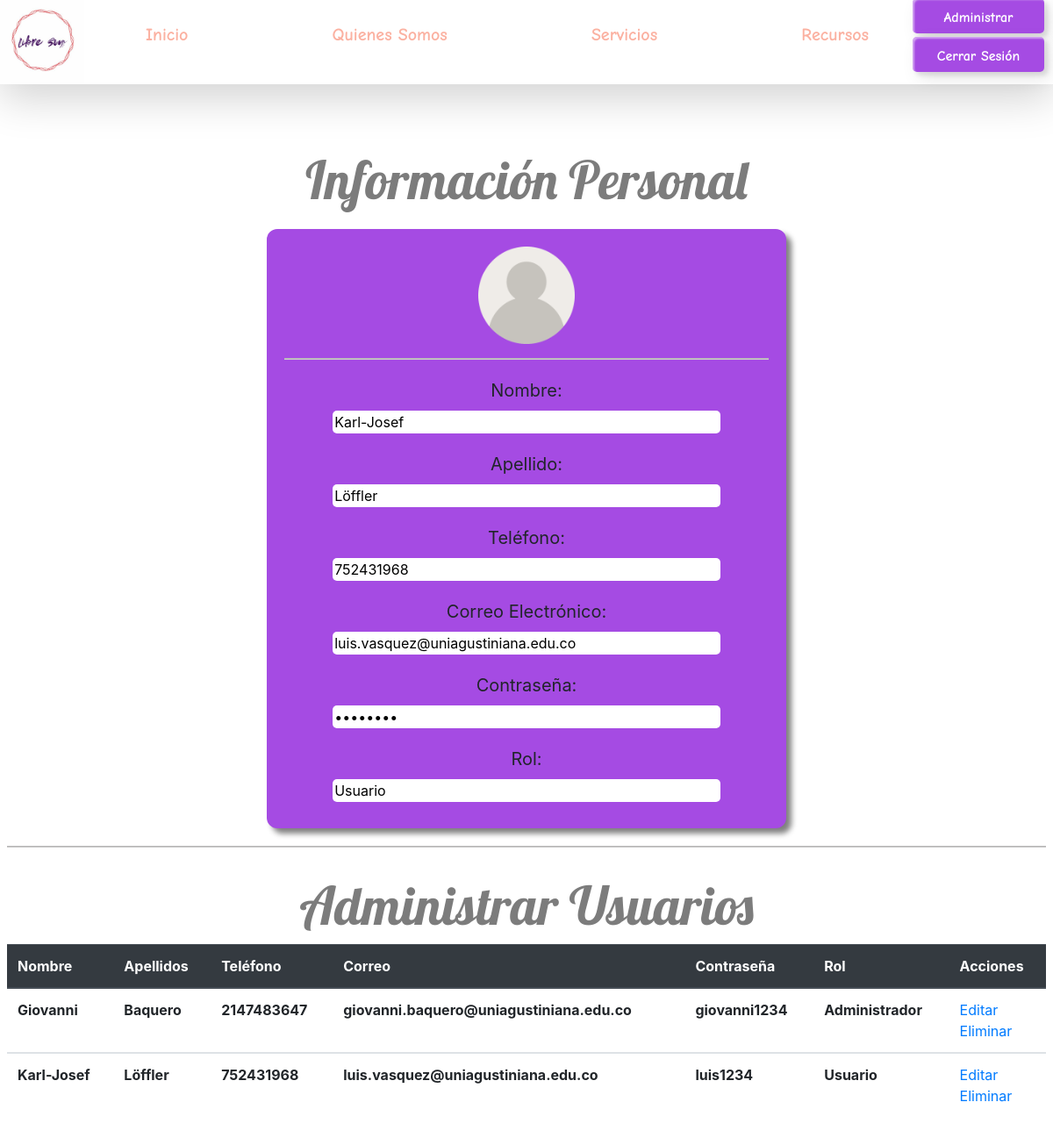
Page /Administrador/registro.php (signed in) on the committed database.
### tables this page shows
CREATE TABLE `infusuarios` (
  `id` int(2) NOT NULL,
  `Nombres` varchar(20) NOT NULL,
  `Apellidos` varchar(20) NOT NULL,
  `Telefono` int(10) DEFAULT NULL,
  `Correo` varchar(50) NOT NULL,
  `Contraseña` varchar(50) NOT NULL,
  `Rol` varchar(20) NOT NULL
);

### Administrador/registro.php (the view, shortened to what this page needs)
<!DOCTYPE html>
<html lang="en">
<head>
    <link rel="stylesheet" href="../css/stilos.css">
    <link rel="stylesheet" href="https://cdn.jsdelivr.net/npm/bootstrap@4.5.3/dist/css/bootstrap.min.css">
</head>
<header>
    <div class="contenedor-header d-flex justify-content-between shadow-lg">
        <div class="icono">
            <img src="../img/icono.jpg" alt="">
        </div>
        <div class="menu ">
            <ul class="d-flex justify-content-between">
                <li id="item"><a href="index.php" >Inicio</a></li>
                <li id="item"><a href="quienessomos.php" >Quienes Somos</a></li>
                <li id="item"><a href="" >Servicios</a>
                </li>
                <li id="item"><a href="recursos.php" >Recursos</a></li>
            </ul>
        </div>
        <div class="btn-registro">
            <button class="custom-btn btn-2 mb-1"><a href="registro.php">Administrar</a></button>
            <button class="custom-btn btn-2"><a href="../Desconectar.php">Cerrar Sesión</a></button>
        </div>
    </div>
</header>
<body>
   <div class="contenedor-principal-inicio">
        <div class="tituloinicio">
            <h1>Información Personal</h1>
        </div>
       <?php
        include("../conexion.php");
        $id = $_SESSION['id'];
        $query = "SELECT * FROM infusuarios WHERE id = $id";
        $result = mysqli_query($conexiondb, $query);
        while($row = mysqli_fetch_array($result)){
       ?>
        <div class="datosadministrador ">
            <img src="../img/usuario.png" alt="">
            <hr>
            <div class="datos">
                <label for="">Nombre:</label> <br>
                <input type="text" value="<?php echo $row['Nombres'] ?>" readonly>
            </div>
            <div class="datos">
                <label for="">Apellido:</label> <br>
                <input type="text" value="<?php echo $row['Apellidos'] ?>" readonly>
            </div>
            <div class="datos">
                <label for="">Teléfono:</label> <br>
                <input type="number" value="<?php echo $row['Telefono'] ?>" readonly>
            </div>
            <div class="datos">
                <label for="">Correo Electrónico:</label> <br>
                <input type="email" value="<?php echo $row['Correo'] ?>" readonly>
            </div>
            <div class="datos">
                <label for="">Contraseña:</label> <br>
                <input type="password" value="<?php echo $row['Contraseña'] ?>" readonly>
            </div>
            <div class="datos">
                <label for="">Rol:</label> <br>
                <input type="text" value="<?php echo $row['Rol'] ?>" readonly>
            </div>
        </div>
        <?php } ?>
        <hr>
        <div class="tituloinicio">
            <h1>Administrar Usuarios </h1>
        </div>
        <div class="divtable ">
            <table class="table">
                <thead class="thead-dark">
                    <tr>
                        <th scope="col">Nombre</th>
                        <th scope="col">Apellidos</th>
                        <th scope="col">Teléfono</th>
                        <th scope="col">Correo</th>
                        <th scope="col">Contraseña</th>
                        <th scope="col">Rol</th>
                        <th scope="col">Acciones</th>
                    </tr>
                </thead>
                <?php
                    include("../conexion.php");
                    $query = "SELECT * FROM infusuarios";
                    $result = mysqli_query($conexiondb, $query);
                    while($row = mysqli_fetch_array($result)){
                ?>
                <tbody>
                    <tr>
                        <th scope="row"> <?php echo $row['Nombres'] ?> </th>
                        <th scope="row"> <?php echo $row['Apellidos'] ?></th>
                        <th scope="row"> <?php echo $row['Telefono'] ?></th>
                        <th scope="row"><?php echo $row['Correo'] ?> </th>
                        <th scope="row"><?php echo $row['Contraseña'] ?> </th>
                        <th scope="row"><?php echo $row['Rol'] ?> </th>
                        <td>
                            <a href="editar.php?id=<?php echo $row['id'] ?>">Editar</a> <br>
                            <a href="../eliminar.php?id=<?php echo $row['id'] ?>">Eliminar</a>
                        </td>
                    </tr>
                </tbody>
                <?php } ?>
            </table>
        </div>
   </div>
</body>
</html>

### css/stilos.css (style rules this page uses)
.contenedor-header { align-items: center; }
.icono { width: 8%; }
.icono img { width: 100%; }
.menu { width: 72%; }
.menu ul { list-style: none; }
.menu #item { float: left; }
.menu #item a { text-decoration: none; color: #fbb1a1; font-family: ComicBold; font-size: 20px; }
.btn-registro { position: relative; bottom: 8px; padding-right: 10px; text-align: right; width: 15%; }
.custom-btn { width: 150px; height: 40px; color: #fff; border-radius: 5px; padding: 10px 25px; font-family: ComicBold; background: transparent; cursor: pointer; transition: all 0.3s ease; display: inline-block; box-shadow:inset 2px 2px 2px 0px rgba(255,255,255,.5), 7px 7px 20px 0px rgba(0,0,0,.1), 4px 4px 5px 0px rgba(0,0,0,.1); outline: none; }
.btn-2 { background: #A54BE3; border: none; }
.btn-registro a { text-decoration: none; color: #fff; }
.contenedor-principal-inicio { margin: 5px; padding: 3px; }
.contenedor-principal-inicio hr { background-color: #CCCBCB; height: 1px; }
.tituloinicio h1, h3 { margin-top: 30px; font-size: 60px; text-align: center; font-family: Cursiva; color: #7c7c7c; }
.contenedor-principal-inicio { align-items: center; margin-top: 40px; }
.datos { margin: 20px 0 10px 0; }
.datos label { font-size: 20px; }
.datos input { border: none; width: 80%; border-radius: 5px; }
.datosadministrador { text-align: center; width: 50%; margin: 20px auto; background-color: #A54BE3; padding: 20px; box-shadow: 6px 6px 6px gray; border-radius: 12px; }
.datosadministrador img { width: 20%; }

### rows in the picture
infusuarios: Nombres "Karl-Josef", Apellidos "Löffler", Telefono "752431968", Correo "luis.vasquez@uniagustiniana.edu.co", Rol "Usuario", Contraseña "luis1234"
infusuarios: Nombres "Giovanni", Apellidos "Baquero", Telefono "2147483647", Correo "giovanni.baquero@uniagustiniana.edu.co", Contraseña "giovanni1234", Rol "Administrador"
